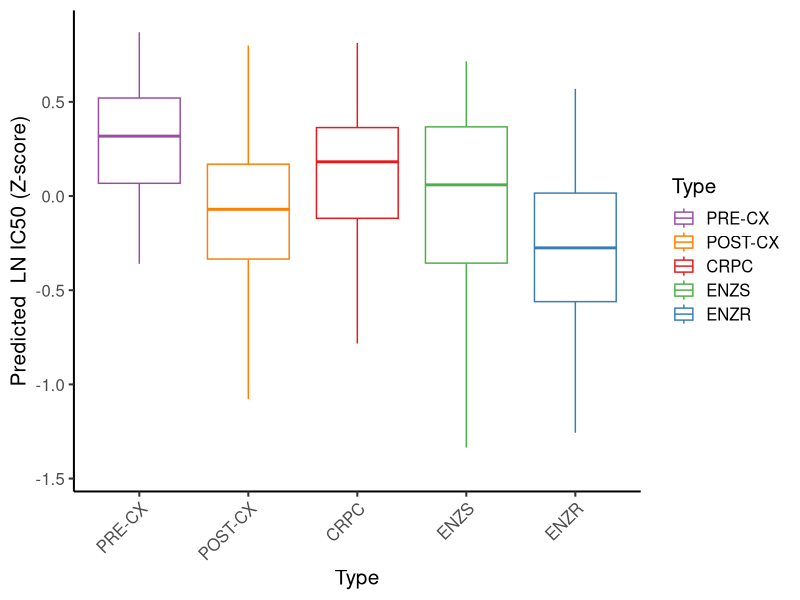

Reproduce this figure in R.
##loading libraries
library(ggridges)
library(ggplot2)

##loading predictions
predictions = read.csv("ATTX_predictions.csv",sep=",",header = T,stringsAsFactors = F,check.names = F,row.names = 1)

##Converting predictions into z-scores
sdmean = read.csv("Drugs_means_sd.csv",sep=",",header = T,stringsAsFactors = F,row.names = 1)
pred = merge(sdmean,predictions,by=0)
Predictions = (pred[,5:ncol(pred)] - pred[,3])/pred[,4]
rownames(Predictions) = pred[,1]

##Extracting EGFR inhibitors
pos = which(rownames(Predictions) %in% c("Afatinib","AZD3759","Erlotinib","Gefitinib","Lapatinib","Osimertinib","Sapitinib"))
Predictions = Predictions[pos,]
pred = reshape2::melt(Predictions)


##loading metadata
metadata = read.csv("Metadata.csv",sep=",",header = T,stringsAsFactors = F)
colnames(metadata)[1] = "variable"

##Preparing data
df = merge(pred,metadata,by="variable")
df$Type <- factor(df$Type, levels = c("PRE-CX", "POST-CX","CRPC","ENZS" ,"ENZR"))


##plotting
ggplot(df, aes(x=Type, y=value,col=Type)) + 
  geom_boxplot(outlier.shape = NA)+scale_color_manual(values=c("PRE-CX"="#984EA3","POST-CX"="#FF7F00",CRPC="#E41A1C",ENZS="#4DAF4A",ENZR="#377EB8"))+theme_classic(base_size = 15)+theme(axis.text.x = element_text(angle = 45, hjust=1))+ylab("Predicted  LN IC50 (Z-score)")


##Wilcoxon test
PRECX  = df[which(df$Type=="PRE-CX"),]
POSTCX  = df[which(df$Type=="POST-CX"),]
CRPC  = df[which(df$Type=="CRPC"),]
ENZS  = df[which(df$Type=="ENZS"),]
ENZR  = df[which(df$Type=="ENZR"),]

wilcox.test(PRECX$value,POSTCX$value)
wilcox.test(PRECX$value,CRPC$value)
wilcox.test(PRECX$value,ENZS$value)
wilcox.test(PRECX$value,ENZR$value)
wilcox.test(ENZS$value,ENZR$value)



